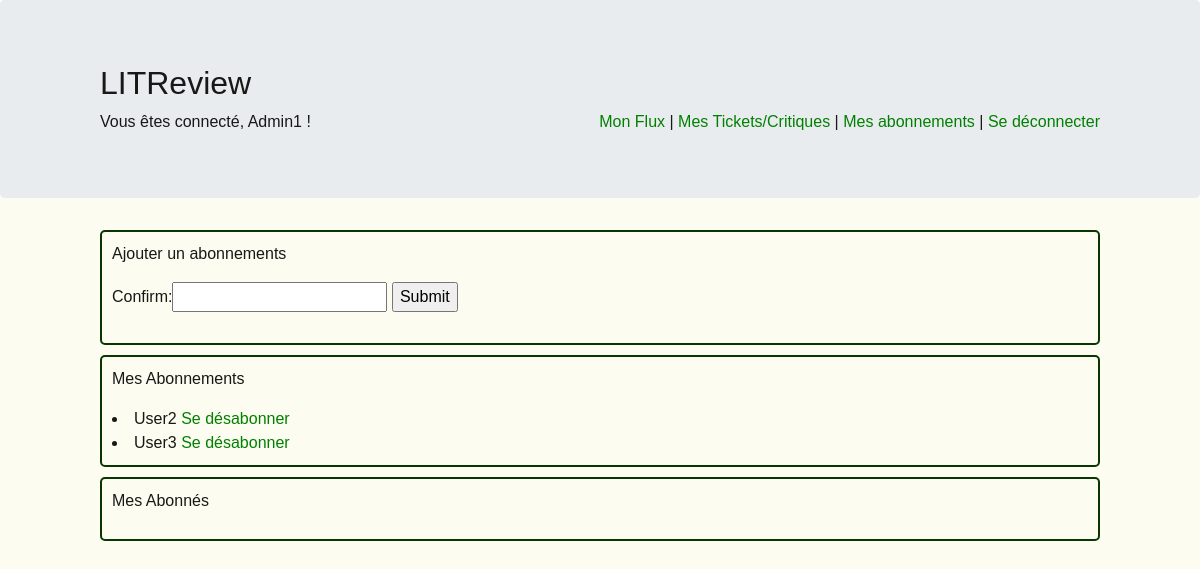
/subscription (signed in), run on an earlier commit of the app's database.
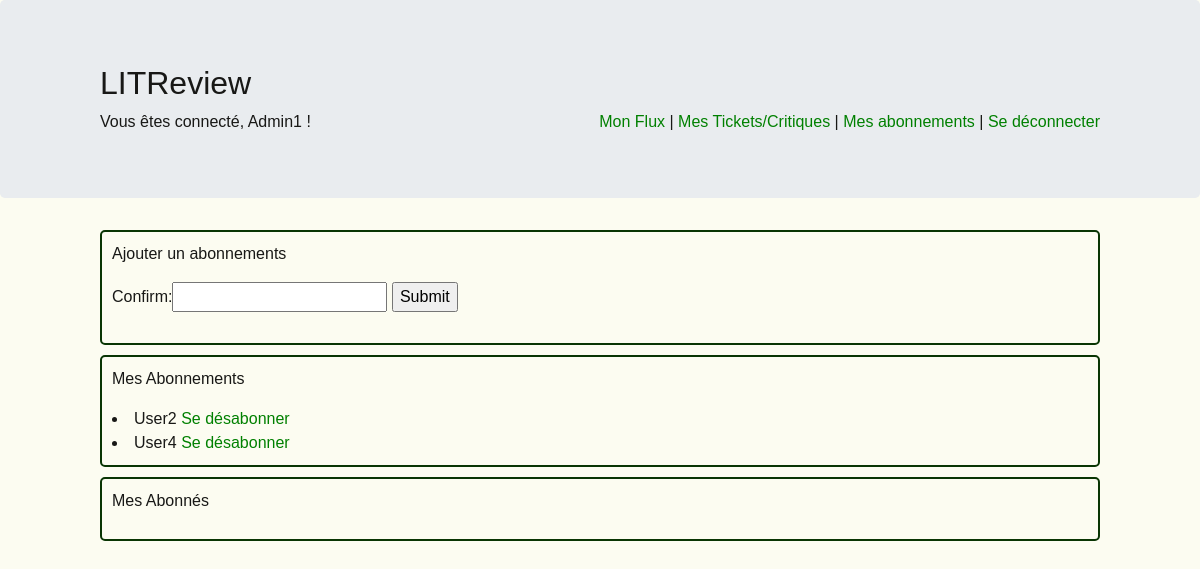
And on a later commit of the database.
### utilisateur/models.py (models this page shows, shortened)
class User(AbstractUser):
    pass

class UserFollows(models.Model):
    objects = models.Manager()
    user = models.ForeignKey(
        to=settings.AUTH_USER_MODEL, on_delete=models.CASCADE, related_name='following')
    followed_user = models.ForeignKey(
        to=settings.AUTH_USER_MODEL, on_delete=models.CASCADE, related_name='following_by')
    confirm = models.CharField(max_length=128, blank=True)
    class Meta:
        unique_together = ('user', 'followed_user', )

### utilisateur/views.py (the view, shortened to what this page needs)
# urls.py: path('subscription', views.subscription, name="subscription"),
@login_required
def subscription(request):
    usersfollows = UserFollows.objects.filter(user=request.user)
    followeds = UserFollows.objects.filter(followed_user=request.user)
    if request.method == "GET":
        form = UserFollowsForm()
        return render(request, 'subscription.html', locals())

### utilisateur/forms.py
class UserFollowsForm(ModelForm):
    class Meta:
        model = UserFollows
        fields = ['confirm']

### utilisateur/templates/subscription.html (shortened to what this page needs)
{% extends 'main.html' %}
{% load static %}
{% block addcss %}
<link rel="stylesheet" href="{% static 'css/style.css' %}">
{% endblock %}
{% block content %}
<div id="block1">
    <p>Ajouter un abonnements</p>
    <form method="POST" action="{% url 'subscription'%}">
    {{ form }}
        <input type="submit">
    </form>
</div>
<div id="block1">
    <p>Mes Abonnements</p>
    {% for usersfollow in usersfollows %}
        <li>{{ usersfollow.followed_user }}
        <a href="{% url 'delete_subs' id_subs=usersfollow.id%}">Se désabonner</a></li>
    {% endfor %}
</div>
<div id="block1">
    <p>Mes Abonnés</p>
</div>
{% endblock %}

### templates/main.html (shortened to what this page needs)
<html>
<head>
    <link rel="stylesheet" href="https://stackpath.bootstrapcdn.com/bootstrap/4.4.1/css/bootstrap.min.css"
>
    {% block addcss %}
    {% endblock %}
</head>
<body>
<div class="jumbotron">
    <div id="bloc_page">
        <h2>LITReview</h2>
        {% if user.is_authenticated %}
            Vous êtes connecté, {{ user.username }} !
            <div id="banner">
                <a href="{% url 'feed'%}">Mon Flux</a> |
                <a href="{% url 'myposts'%}">Mes Tickets/Critiques</a> |
                <a href="{% url 'subscription'%}">Mes abonnements</a> |
                <a href="{% url 'logout'%}">Se déconnecter</a>
            </div>
        {% else %}
            <a>Site de critiques littéraires</a>
        {% endif %}
    </div>
</div>
<div id="bloc_page">
    {% block content %}
    {% endblock %}
</div>
</body>
</html>

### critique/static/css/style.css (style rules this page uses)
body { background: rgb(252, 252, 241); font-family: Arial, sans-serif; color: rgb(24, 24, 22); }
a { color: green; }
#bloc_page { width: 1000px; margin: auto; }
#block1 { padding: 10px 10px 10px 10px; margin-top: 10px; margin-bottom: 10px; border:2px solid rgb(9, 53, 3); border-radius: 5px; }
#banner { float: right; text-align: right; }

What changed in the data, as far as the page shows it:
removed UserFollows: followed_user "User3"
added UserFollows: followed_user "User4"
